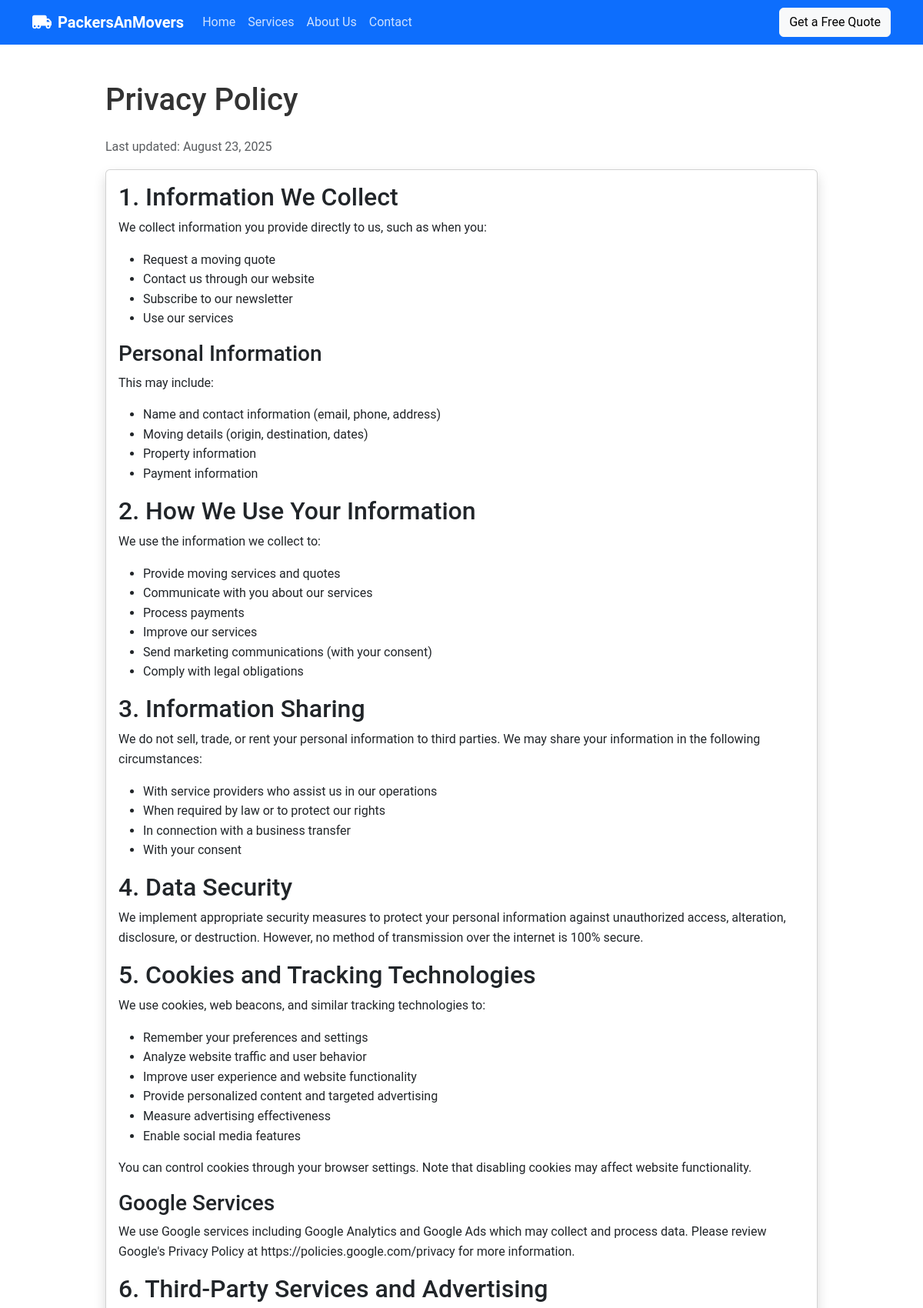
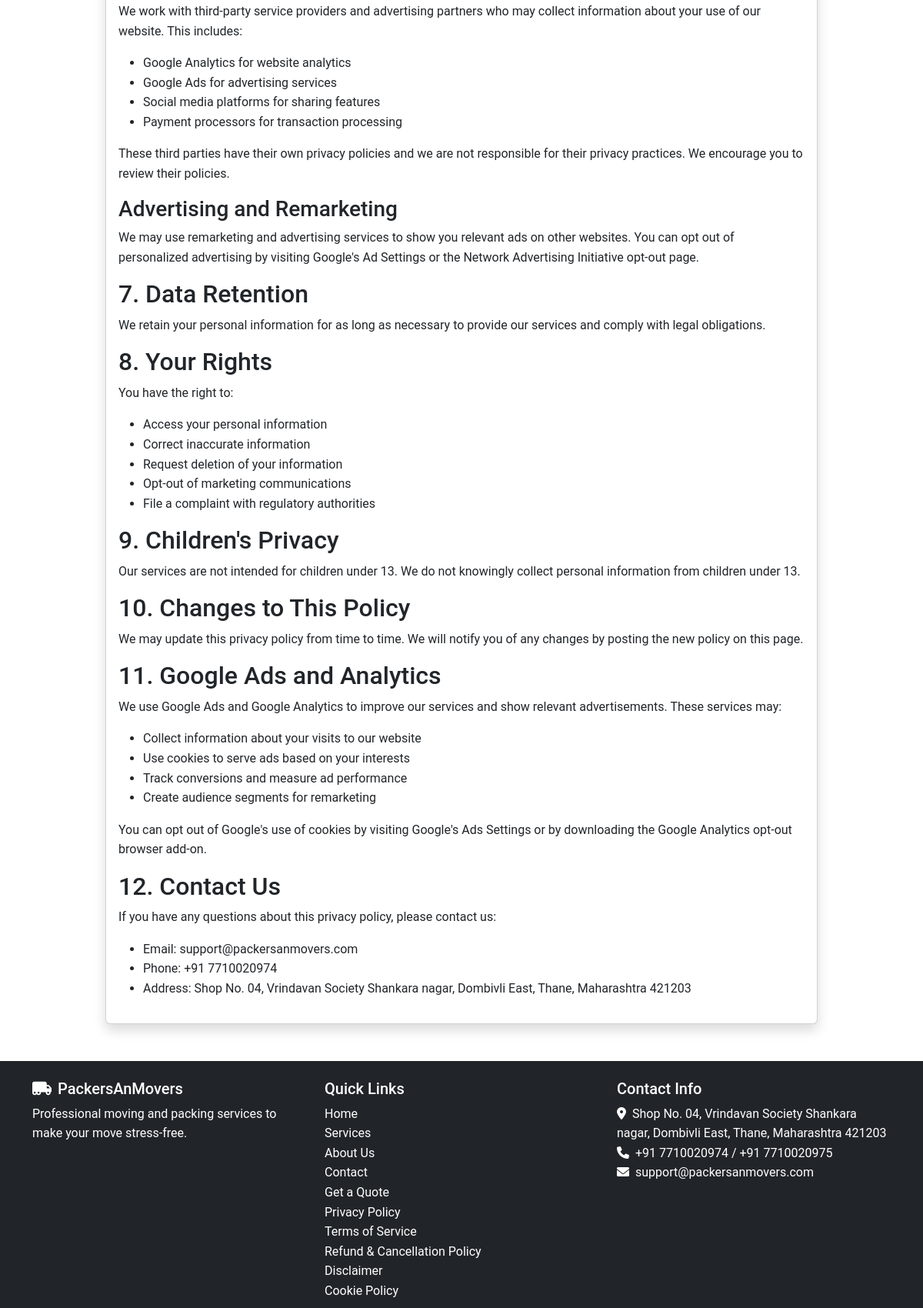
Screenshot of /privacy-policy (upper part) with the database file from the repository (2 pictures, top to bottom).
### tables this page shows
CREATE TABLE settings (
    id INT AUTO_INCREMENT PRIMARY KEY,
    setting_key VARCHAR(100) UNIQUE NOT NULL,
    setting_value TEXT NOT NULL,
    updated_at TIMESTAMP DEFAULT CURRENT_TIMESTAMP ON UPDATE CURRENT_TIMESTAMP
);

### config.php (called while the page is built, shortened)
<?php
try {
    $dsn = "mysql:host=" . DB_HOST . ";dbname=" . DB_NAME;
    $pdo = new PDO($dsn, DB_USER, DB_PASS);
    $pdo->setAttribute(PDO::ATTR_ERRMODE, PDO::ERRMODE_EXCEPTION);
    $pdo->query("SELECT 1");
} catch(PDOException $e) {
    error_log("MySQL Connection Failed: " . $e->getMessage());
    error_log("DSN: mysql:host=" . DB_HOST . ";dbname=" . DB_NAME);
    error_log("User: " . DB_USER);
    die("Database connection failed. Please check your .env configuration.<br>" .
        "Error: " . $e->getMessage() . "<br>" .
        "Visit /debug-db to troubleshoot.");
}
function get_setting($key, $default = '') {
    global $pdo;
    try {
        $stmt = $pdo->prepare("SELECT setting_value FROM settings WHERE setting_key = ?");
        $stmt->execute([$key]);
        $result = $stmt->fetchColumn();
        return $result !== false ? $result : $default;
    } catch(Exception $e) {
        return $default;
    }
}
?>

### privacy-policy.php (the view, shortened to what this page needs)
<?php
require_once 'config.php';
include 'includes/header.php';
?>
<div class="container my-5">
    <div class="row">
        <div class="col-lg-10 mx-auto">
            <h1 class="mb-4">Privacy Policy</h1>
            <p class="text-muted">Last updated: <?php echo date('F d, Y'); ?></p>
            <div class="card shadow">
                <div class="card-body">
                    <h2>1. Information We Collect</h2>
                    <p>We collect information you provide directly to us, such as when you:</p>
                    <ul>
                        <li>Request a moving quote</li>
                        <li>Contact us through our website</li>
                        <li>Subscribe to our newsletter</li>
                        <li>Use our services</li>
                    </ul>
                    <h3>Personal Information</h3>
                    <p>This may include:</p>
                    <ul>
                        <li>Name and contact information (email, phone, address)</li>
                        <li>Moving details (origin, destination, dates)</li>
                        <li>Property information</li>
                        <li>Payment information</li>
                    </ul>
                    <h2>2. How We Use Your Information</h2>
                    <p>We use the information we collect to:</p>
                    <ul>
                        <li>Provide moving services and quotes</li>
                        <li>Communicate with you about our services</li>
                        <li>Process payments</li>
                        <li>Improve our services</li>
                        <li>Send marketing communications (with your consent)</li>
                        <li>Comply with legal obligations</li>
                    </ul>
                    <h2>3. Information Sharing</h2>
                    <p>We do not sell, trade, or rent your personal information to third parties. We may share your information in the following circumstances:</p>
                    <ul>
                        <li>With service providers who assist us in our operations</li>
                        <li>When required by law or to protect our rights</li>
                        <li>In connection with a business transfer</li>
                        <li>With your consent</li>
                    </ul>
                    <h2>4. Data Security</h2>
                    <p>We implement appropriate security measures to protect your personal information against unauthorized access, alteration, disclosure, or destruction. However, no method of transmission over the internet is 100% secure.</p>
                    <h2>5. Cookies and Tracking Technologies</h2>
                    <p>We use cookies, web beacons, and similar tracking technologies to:</p>
                    <ul>
                        <li>Remember your preferences and settings</li>
                        <li>Analyze website traffic and user behavior</li>
                        <li>Improve user experience and website functionality</li>
                        <li>Provide personalized content and targeted advertising</li>
                        <li>Measure advertising effectiveness</li>
                        <li>Enable social media features</li>
                    </ul>
                    <p>You can control cookies through your browser settings. Note that disabling cookies may affect website functionality.</p>
                    <h3>Google Services</h3>
                    <p>We use Google services including Google Analytics and Google Ads which may collect and process data. Please review Google's Privacy Policy at https://policies.google.com/privacy for more information.</p>
                    <h2>6. Third-Party Services and Advertising</h2>
                    <p>We work with third-party service providers and advertising partners who may collect information about your use of our website. This includes:</p>
                    <ul>
                        <li>Google Analytics for website analytics</li>
                        <li>Google Ads for advertising services</li>
                        <li>Social media platforms for sharing features</li>
                        <li>Payment processors for transaction processing</li>
                    </ul>
                    <p>These third parties have their own privacy policies and we are not responsible for their privacy practices. We encourage you to review their policies.</p>
                    <h3>Advertising and Remarketing</h3>
                    <p>We may use remarketing and advertising services to show you relevant ads on other websites. You can opt out of personalized advertising by visiting Google's Ad Settings or the Network Advertising Initiative opt-out page.</p>
                    <h2>7. Data Retention</h2>
                    <p>We retain your personal information for as long as necessary to provide our services and comply with legal obligations.</p>
                    <h2>8. Your Rights</h2>
                    <p>You have the right to:</p>
                    <ul>
                        <li>Access your personal information</li>
                        <li>Correct inaccurate information</li>
                        <li>Request deletion of your information</li>
                        <li>Opt-out of marketing communications</li>
                        <li>File a complaint with regulatory authorities</li>
                    </ul>
                    <h2>9. Children's Privacy</h2>
                    <p>Our services are not intended for children under 13. We do not knowingly collect personal information from children under 13.</p>
                    <h2>10. Changes to This Policy</h2>
                    <p>We may update this privacy policy from time to time. We will notify you of any changes by posting the new policy on this page.</p>
                    <h2>11. Google Ads and Analytics</h2>
                    <p>We use Google Ads and Google Analytics to improve our services and show relevant advertisements. These services may:</p>
                    <ul>
                        <li>Collect information about your visits to our website</li>
                        <li>Use cookies to serve ads based on your interests</li>
                        <li>Track conversions and measure ad performance</li>
                        <li>Create audience segments for remarketing</li>
                    </ul>
                    <p>You can opt out of Google's use of cookies by visiting Google's Ads Settings or by downloading the Google Analytics opt-out browser add-on.</p>
                    <h2>12. Contact Us</h2>
                    <p>If you have any questions about this privacy policy, please contact us:</p>
                    <ul>
                        <li>Email: <?php echo get_setting('company_email', 'Email not configured'); ?></li>
                        <li>Phone: <?php echo get_setting('company_phone1', 'Phone not configured'); ?></li>
                        <li>Address: <?php echo get_setting('company_address', 'Address not configured'); ?></li>
                    </ul>
                </div>
            </div>
        </div>
    </div>
</div>
<?php include 'includes/footer.php'; ?>

### includes/header.php (shortened to what this page needs)
<!DOCTYPE html>
<html lang="en">
<head>
    <link href="https://cdn.jsdelivr.net/npm/bootstrap@5.3.0-alpha1/dist/css/bootstrap.min.css" rel="stylesheet">
    <link rel="stylesheet" href="https://cdnjs.cloudflare.com/ajax/libs/font-awesome/6.0.0/css/all.min.css">
    <link rel="stylesheet" href="/assets/css/style.css">
</head>
<body>
    <nav class="navbar navbar-expand-lg navbar-dark bg-primary">
        <div class="container">
            <a class="navbar-brand" href="/">
                <i class="fas fa-truck-moving me-2"></i><?php echo get_setting('company_name', 'PackersAnMovers'); ?>
            </a>
            <div class="collapse navbar-collapse" id="navbarNav">
                <ul class="navbar-nav me-auto">
                    <li class="nav-item">
                        <a class="nav-link" href="/">Home</a>
                    </li>
                    <li class="nav-item">
                        <a class="nav-link" href="/services">Services</a>
                    </li>
                    <li class="nav-item">
                        <a class="nav-link" href="/about">About Us</a>
                    </li>
                    <li class="nav-item">
                        <a class="nav-link" href="/contact">Contact</a>
                    </li>
                </ul>
            </div>
            <div class="d-flex align-items-center">
                <a href="/quote" class="btn btn-light">Get a Free Quote</a>
            </div>
        </div>
    </nav>
    <main>

### includes/footer.php (shortened to what this page needs)
</main>
    <footer class="bg-dark text-white py-4 mt-5">
        <div class="container">
            <div class="row">
                <div class="col-md-4">
                    <h5><i class="fas fa-truck-moving me-2"></i><?php echo get_setting('company_name', 'PackersAnMovers'); ?></h5>
                    <p>Professional moving and packing services to make your move stress-free.</p>
                </div>
                <div class="col-md-4">
                    <h5>Quick Links</h5>
                    <ul class="list-unstyled">
                        <li><a href="/" class="text-white">Home</a></li>
                        <li><a href="/services" class="text-white">Services</a></li>
                        <li><a href="/about" class="text-white">About Us</a></li>
                        <li><a href="/contact" class="text-white">Contact</a></li>
                        <li><a href="/quote" class="text-white">Get a Quote</a></li>
                        <li><a href="/privacy-policy" class="text-white">Privacy Policy</a></li>
                        <li><a href="/terms-of-service" class="text-white">Terms of Service</a></li>
                        <li><a href="/terms-of-service#refund-policy" class="text-white">Refund & Cancellation Policy</a></li>
                        <li><a href="/disclaimer" class="text-white">Disclaimer</a></li>
                        <li><a href="/cookie-policy" class="text-white">Cookie Policy</a></li>
                    </ul>
                </div>
                <div class="col-md-4">
                    <h5>Contact Info</h5>
                    <address>
                        <i class="fas fa-map-marker-alt me-2"></i><?php echo get_setting('company_address', 'Address not configured'); ?><br>
                        <i class="fas fa-phone me-2"></i><?php echo get_setting('company_phone1', 'Phone not configured'); ?><?php if(get_setting('company_phone2')): ?> / <?php echo get_setting('company_phone2'); ?><?php endif; ?><br>
                        <i class="fas fa-envelope me-2"></i><?php echo get_setting('company_email', 'Email not configured'); ?>
                    </address>
                </div>
            </div>
        </div>
    </footer>
</body>
</html>

### assets/css/style.css (style rules this page uses)
:root { --primary-color: #2c3e50; --secondary-color: #3498db; --accent-color: #e74c3c; --light-color: #f8f9fa; --dark-color: #343a40; }
body { font-family: 'Roboto', sans-serif; color: #333; line-height: 1.6; }
.card { transition: transform 0.3s ease, box-shadow 0.3s ease; }
.navbar-brand { font-weight: 700; }
.navbar-dark .navbar-nav .nav-link { color: rgba(255, 255, 255, 0.8); }
footer { margin-top: 0 !important; }
footer a { text-decoration: none; }

### rows the page displays
settings: setting_value "PackersAnMovers"
settings: setting_value "support@packersanmovers.com"
settings: setting_value "+91 7710020974"
settings: setting_value "Shop No. 04, Vrindavan Society Shankara nagar, Dombivli East, Thane, Maharashtra 421203"
settings: setting_value "+91 7710020975"
